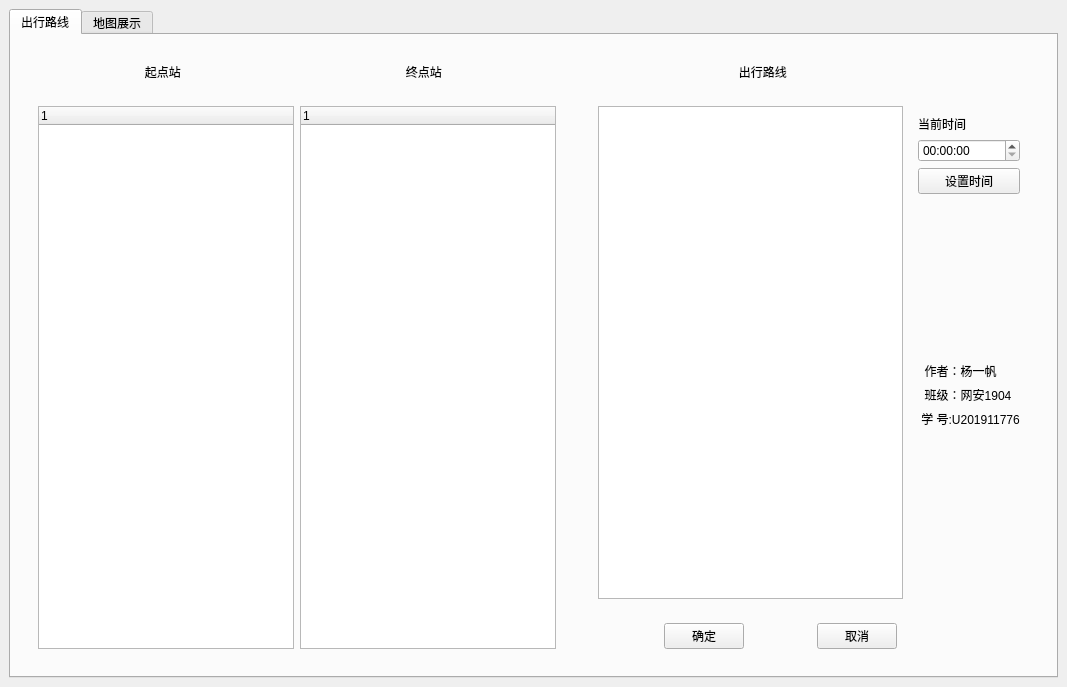
<?xml version="1.0" encoding="UTF-8"?>
<ui version="4.0">
 <class>MyTrain</class>
 <widget class="QMainWindow" name="MyTrain">
  <property name="geometry">
   <rect>
    <x>0</x>
    <y>0</y>
    <width>1067</width>
    <height>687</height>
   </rect>
  </property>
  <property name="windowTitle">
   <string> 武汉地铁出行模拟</string>
  </property>
  <property name="styleSheet">
   <string notr="true"/>
  </property>
  <widget class="QWidget" name="centralwidget">
   <layout class="QHBoxLayout" name="horizontalLayout">
    <item>
     <widget class="QTabWidget" name="tabWidget">
      <property name="styleSheet">
       <string notr="true">
</string>
      </property>
      <property name="currentIndex">
       <number>0</number>
      </property>
      <property name="movable">
       <bool>true</bool>
      </property>
      <widget class="QWidget" name="tab1">
       <property name="toolTip">
        <string>&lt;html&gt;&lt;head/&gt;&lt;body&gt;&lt;p&gt;出行路线&lt;/p&gt;&lt;/body&gt;&lt;/html&gt;</string>
       </property>
       <attribute name="title">
        <string>出行路线</string>
       </attribute>
       <layout class="QHBoxLayout" name="horizontalLayout_7">
        <item>
         <widget class="QWidget" name="widget_2" native="true">
          <property name="sizePolicy">
           <sizepolicy hsizetype="Preferred" vsizetype="Preferred">
            <horstretch>0</horstretch>
            <verstretch>0</verstretch>
           </sizepolicy>
          </property>
          <layout class="QVBoxLayout" name="verticalLayout_4">
           <item>
            <widget class="QWidget" name="widget_7" native="true">
             <layout class="QHBoxLayout" name="horizontalLayout_3">
              <item>
               <spacer name="horizontalSpacer_5">
                <property name="orientation">
                 <enum>Qt::Horizontal</enum>
                </property>
                <property name="sizeHint" stdset="0">
                 <size>
                  <width>40</width>
                  <height>20</height>
                 </size>
                </property>
               </spacer>
              </item>
              <item>
               <widget class="QLabel" name="label">
                <property name="text">
                 <string>      起点站       </string>
                </property>
               </widget>
              </item>
              <item>
               <spacer name="horizontalSpacer_7">
                <property name="orientation">
                 <enum>Qt::Horizontal</enum>
                </property>
                <property name="sizeHint" stdset="0">
                 <size>
                  <width>40</width>
                  <height>20</height>
                 </size>
                </property>
               </spacer>
              </item>
              <item>
               <spacer name="horizontalSpacer_6">
                <property name="orientation">
                 <enum>Qt::Horizontal</enum>
                </property>
                <property name="sizeHint" stdset="0">
                 <size>
                  <width>40</width>
                  <height>20</height>
                 </size>
                </property>
               </spacer>
              </item>
              <item>
               <widget class="QLabel" name="label_2">
                <property name="text">
                 <string>      终点站        </string>
                </property>
               </widget>
              </item>
              <item>
               <spacer name="horizontalSpacer_4">
                <property name="orientation">
                 <enum>Qt::Horizontal</enum>
                </property>
                <property name="sizeHint" stdset="0">
                 <size>
                  <width>40</width>
                  <height>20</height>
                 </size>
                </property>
               </spacer>
              </item>
             </layout>
            </widget>
           </item>
           <item>
            <widget class="QWidget" name="widget_6" native="true">
             <layout class="QHBoxLayout" name="horizontalLayout_5">
              <item>
               <widget class="QTreeWidget" name="beginTreeWidget">
                <attribute name="headerMinimumSectionSize">
                 <number>80</number>
                </attribute>
                <column>
                 <property name="text">
                  <string notr="true">1</string>
                 </property>
                </column>
               </widget>
              </item>
              <item>
               <widget class="QTreeWidget" name="endTreeWidget">
                <column>
                 <property name="text">
                  <string notr="true">1</string>
                 </property>
                </column>
               </widget>
              </item>
             </layout>
            </widget>
           </item>
          </layout>
         </widget>
        </item>
        <item>
         <widget class="QWidget" name="widget_5" native="true">
          <property name="sizePolicy">
           <sizepolicy hsizetype="Preferred" vsizetype="Preferred">
            <horstretch>0</horstretch>
            <verstretch>0</verstretch>
           </sizepolicy>
          </property>
          <layout class="QVBoxLayout" name="verticalLayout_5">
           <item>
            <widget class="QWidget" name="widget_8" native="true">
             <layout class="QHBoxLayout" name="horizontalLayout_6">
              <item>
               <spacer name="horizontalSpacer_8">
                <property name="orientation">
                 <enum>Qt::Horizontal</enum>
                </property>
                <property name="sizeHint" stdset="0">
                 <size>
                  <width>40</width>
                  <height>20</height>
                 </size>
                </property>
               </spacer>
              </item>
              <item>
               <widget class="QLabel" name="label_3">
                <property name="text">
                 <string>      出行路线</string>
                </property>
               </widget>
              </item>
              <item>
               <spacer name="horizontalSpacer_10">
                <property name="orientation">
                 <enum>Qt::Horizontal</enum>
                </property>
                <property name="sizeHint" stdset="0">
                 <size>
                  <width>40</width>
                  <height>20</height>
                 </size>
                </property>
               </spacer>
              </item>
              <item>
               <spacer name="horizontalSpacer_9">
                <property name="orientation">
                 <enum>Qt::Horizontal</enum>
                </property>
                <property name="sizeHint" stdset="0">
                 <size>
                  <width>40</width>
                  <height>20</height>
                 </size>
                </property>
               </spacer>
              </item>
             </layout>
            </widget>
           </item>
           <item>
            <widget class="QWidget" name="widget" native="true">
             <layout class="QHBoxLayout" name="horizontalLayout_4">
              <item>
               <widget class="QTextBrowser" name="textBrowser"/>
              </item>
              <item>
               <widget class="QWidget" name="widget_4" native="true">
                <layout class="QVBoxLayout" name="verticalLayout_3">
                 <item>
                  <widget class="QLabel" name="label_4">
                   <property name="text">
                    <string>当前时间</string>
                   </property>
                  </widget>
                 </item>
                 <item>
                  <widget class="QTimeEdit" name="timeEdit"/>
                 </item>
                 <item>
                  <widget class="QPushButton" name="timePushButton">
                   <property name="text">
                    <string>设置时间</string>
                   </property>
                  </widget>
                 </item>
                 <item>
                  <spacer name="verticalSpacer">
                   <property name="orientation">
                    <enum>Qt::Vertical</enum>
                   </property>
                   <property name="sizeHint" stdset="0">
                    <size>
                     <width>20</width>
                     <height>40</height>
                    </size>
                   </property>
                  </spacer>
                 </item>
                 <item>
                  <widget class="QLabel" name="label_6">
                   <property name="text">
                    <string>  作者：杨一帆</string>
                   </property>
                   <property name="wordWrap">
                    <bool>false</bool>
                   </property>
                  </widget>
                 </item>
                 <item>
                  <widget class="QLabel" name="label_7">
                   <property name="text">
                    <string>  班级：网安1904</string>
                   </property>
                  </widget>
                 </item>
                 <item>
                  <widget class="QLabel" name="label_8">
                   <property name="text">
                    <string> 学 号:U201911776</string>
                   </property>
                  </widget>
                 </item>
                 <item>
                  <spacer name="verticalSpacer_2">
                   <property name="orientation">
                    <enum>Qt::Vertical</enum>
                   </property>
                   <property name="sizeHint" stdset="0">
                    <size>
                     <width>20</width>
                     <height>40</height>
                    </size>
                   </property>
                  </spacer>
                 </item>
                </layout>
               </widget>
              </item>
             </layout>
            </widget>
           </item>
           <item>
            <widget class="QWidget" name="widget_3" native="true">
             <layout class="QHBoxLayout" name="horizontalLayout_2">
              <item>
               <spacer name="horizontalSpacer_2">
                <property name="orientation">
                 <enum>Qt::Horizontal</enum>
                </property>
                <property name="sizeHint" stdset="0">
                 <size>
                  <width>40</width>
                  <height>20</height>
                 </size>
                </property>
               </spacer>
              </item>
              <item>
               <widget class="QPushButton" name="okPushButton">
                <property name="text">
                 <string>确定</string>
                </property>
               </widget>
              </item>
              <item>
               <spacer name="horizontalSpacer">
                <property name="orientation">
                 <enum>Qt::Horizontal</enum>
                </property>
                <property name="sizeHint" stdset="0">
                 <size>
                  <width>40</width>
                  <height>20</height>
                 </size>
                </property>
               </spacer>
              </item>
              <item>
               <widget class="QPushButton" name="canclePushButton">
                <property name="sizePolicy">
                 <sizepolicy hsizetype="Minimum" vsizetype="Minimum">
                  <horstretch>0</horstretch>
                  <verstretch>0</verstretch>
                 </sizepolicy>
                </property>
                <property name="text">
                 <string>取消</string>
                </property>
               </widget>
              </item>
              <item>
               <spacer name="horizontalSpacer_11">
                <property name="orientation">
                 <enum>Qt::Horizontal</enum>
                </property>
                <property name="sizeHint" stdset="0">
                 <size>
                  <width>40</width>
                  <height>20</height>
                 </size>
                </property>
               </spacer>
              </item>
              <item>
               <spacer name="horizontalSpacer_3">
                <property name="orientation">
                 <enum>Qt::Horizontal</enum>
                </property>
                <property name="sizeHint" stdset="0">
                 <size>
                  <width>40</width>
                  <height>20</height>
                 </size>
                </property>
               </spacer>
              </item>
             </layout>
            </widget>
           </item>
          </layout>
         </widget>
        </item>
       </layout>
      </widget>
      <widget class="QWidget" name="tab2">
       <attribute name="title">
        <string>地图展示</string>
       </attribute>
       <layout class="QVBoxLayout" name="verticalLayout">
        <item>
         <widget class="QLabel" name="label_5">
          <property name="styleSheet">
           <string notr="true">image: url(:/qPhoto/Wuhan_Metro_bilingual_map.png);</string>
          </property>
          <property name="text">
           <string/>
          </property>
         </widget>
        </item>
       </layout>
      </widget>
     </widget>
    </item>
   </layout>
  </widget>
 </widget>
 <resources/>
 <connections/>
</ui>
